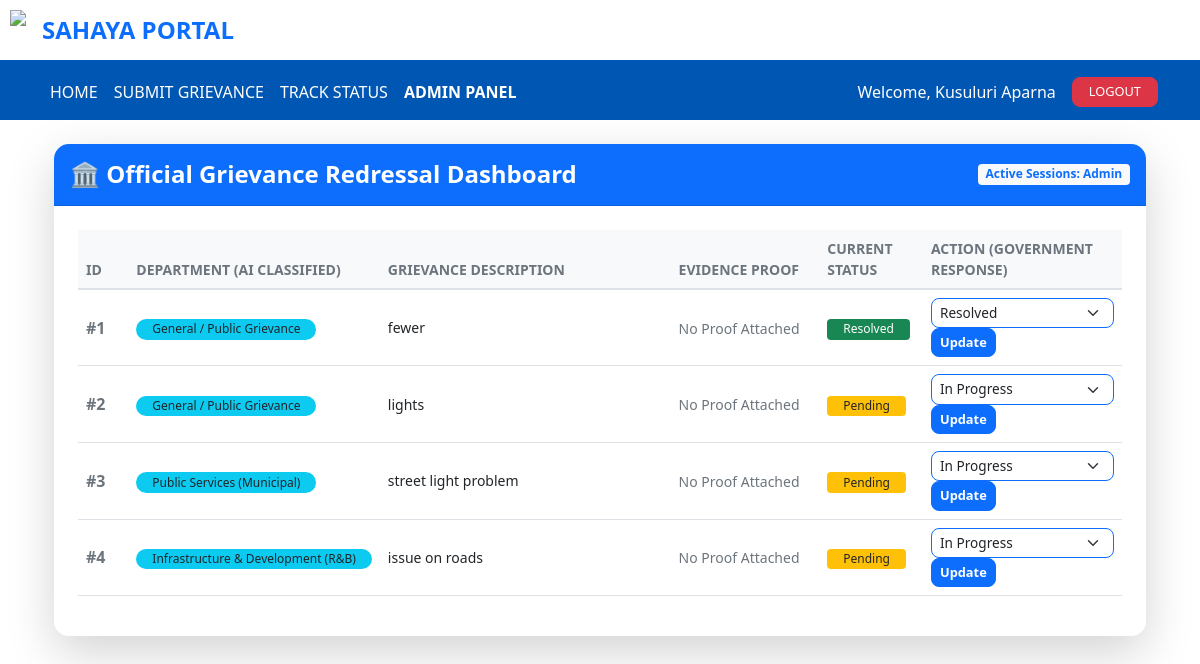
The app's page /admin_dashboard (signed in) with its own data.
### models.py (models this page shows)
class User(db.Model, UserMixin):
    id = db.Column(db.Integer, primary_key=True)
    name = db.Column(db.String(100))
    phone = db.Column(db.String(15), unique=True)
    email = db.Column(db.String(100), unique=True)
    password = db.Column(db.String(200))
    is_admin = db.Column(db.Boolean, default=False)

class Complaint(db.Model):
    complaint_id = db.Column(db.Integer, primary_key=True)
    user_id = db.Column(db.Integer, db.ForeignKey('user.id'))
    category = db.Column(db.String(100))
    description = db.Column(db.Text)
    address = db.Column(db.Text)
    status = db.Column(db.String(20), default='Pending')
    proof_image = db.Column(db.String(200))

### app.py (the view)
@app.route('/admin_dashboard')
@login_required
def admin_dashboard():
    if not current_user.is_admin: return redirect(url_for('home'))
    complaints = Complaint.query.all()
    return render_template('admin_dashboard.html', complaints=complaints)

### app.py (called while the page is built)
@login_manager.user_loader
def load_user(user_id):
    return User.query.get(int(user_id))

### templates/admin_dashboard.html (shortened to what this page needs)
{% extends "base.html" %}
{% block content %}
<div class="container-fluid mt-4">
    <div class="card shadow-lg border-0" style="border-radius: 15px; overflow: hidden;">
        <div class="card-header bg-primary text-white p-3 d-flex justify-content-between align-items-center">
            <h4 class="mb-0 fw-bold">🏛️ Official Grievance Redressal Dashboard</h4>
            <span class="badge bg-light text-primary fw-bold">Active Sessions: Admin</span>
        </div>
        <div class="card-body bg-white p-4">
            <div class="table-responsive">
                <table class="table table-hover align-middle">
                    <thead class="table-light text-secondary text-uppercase small fw-bold">
                        <tr>
                            <th style="width: 5%;">ID</th>
                            <th style="width: 20%;">Department (AI Classified)</th>
                            <th style="width: 30%;">Grievance Description</th>
                            <th style="width: 15%;">Evidence Proof</th>
                            <th style="width: 10%;">Current Status</th>
                            <th style="width: 20%;">Action (Government Response)</th>
                        </tr>
                    </thead>
                    <tbody>
                        {% for complaint in complaints %}
                        <tr>
                            <td class="fw-bold text-muted">#{{ complaint.complaint_id }}</td>
                            <td>
                                <span class="badge rounded-pill bg-info text-dark px-3">{{ complaint.category }}</span>
                            </td>
                            <td class="small">{{ complaint.description }}</td>
                            <td>
                                {% if complaint.proof_image %}
                                <a href="{{ url_for('static', filename='uploads/' + complaint.proof_image) }}" target="_blank" class="btn btn-sm btn-outline-primary">
                                    🖼️ View Proof
                                </a>
                                {% else %}
                                <span class="text-muted italic small">No Proof Attached</span>
                                {% endif %}
                            </td>
                            <td>
                                {% if complaint.status == 'Pending' %}
                                <span class="badge bg-warning text-dark px-3">{{ complaint.status }}</span>
                                {% elif complaint.status == 'Resolved' %}
                                <span class="badge bg-success px-3">{{ complaint.status }}</span>
                                {% else %}
                                <span class="badge bg-secondary px-3">{{ complaint.status }}</span>
                                {% endif %}
                            </td>
                            <td>
                             <form action="{{ url_for('update_status', complaint_id=complaint.complaint_id) }}" method="POST">
                                    <select name="new_status" class="form-select form-select-sm border-primary">
                                        <option value="In Progress" {% if complaint.status == 'In Progress' %}selected{% endif %}>In Progress</option>
                                        <option value="Resolved" {% if complaint.status == 'Resolved' %}selected{% endif %}>Resolved</option>
                                    </select>
                                    <button type="submit" class="btn btn-primary btn-sm fw-bold">Update</button>
                                </form>
                            </td>
                        </tr>
                        {% endfor %}
                    </tbody>
                </table>
            </div>
        </div>
    </div>
</div>
{% endblock %}

### templates/base.html (shortened to what this page needs)
<!DOCTYPE html>
<html lang="en">
<head>
    <link href="https://cdn.jsdelivr.net/npm/bootstrap@5.1.3/dist/css/bootstrap.min.css" rel="stylesheet">
</head>
<body>
    <div class="gov-header container-fluid d-flex justify-content-between align-items-center">
        <div class="d-flex align-items-center">
            <img src="https://upload.wikimedia.org/wikipedia/commons/5/55/Emblem_of_India.svg" height="40">
            <h4 class="ms-3 mb-0 text-primary fw-bold">SAHAYA PORTAL</h4>
        </div>
    </div>
    <nav class="navbar navbar-expand-lg navbar-dark sticky-top">
        <div class="container">
            <div class="navbar-nav">
                <a class="nav-link" href="{{ url_for('home') }}">HOME</a>
                {% if current_user.is_authenticated %}
                    <a class="nav-link" href="{{ url_for('submit_complaint') }}">SUBMIT GRIEVANCE</a>
                    <a class="nav-link" href="{{ url_for('track_complaint') }}">TRACK STATUS</a>
                    {% if current_user.is_admin %}
                        <a class="nav-link text-warning fw-bold" href="{{ url_for('admin_dashboard') }}">ADMIN PANEL</a>
                    {% endif %}
                {% endif %}
            </div>
            <div class="navbar-nav ms-auto align-items-center">
                {% if current_user.is_authenticated %}
                    <span class="text-white me-3">Welcome, {{ current_user.name }}</span>
                    <a class="btn btn-danger btn-sm px-3" href="{{ url_for('logout') }}">LOGOUT</a>
                {% else %}
                    <a class="btn btn-warning btn-sm fw-bold px-4" href="{{ url_for('login') }}">SIGN IN</a>
                {% endif %}
            </div>
        </div>
    </nav>
    <main class="container mt-4">{% block content %}{% endblock %}</main>
</body>
</html>

### templates/base.html (style rules this page uses)
body { top: 0 !important; }
.gov-header { background: white; border-bottom: 4px solid #0056b3; padding: 10px; }
.navbar { background-color: #0056b3 !important; }
.navbar .nav-link { color: white !important; font-weight: 500; }

### templates/admin_dashboard.html (style rules this page uses)
.table thead th { border-bottom: 2px solid #dee2e6; }
.btn-sm { font-size: 0.8rem; border-radius: 8px; }
.form-select-sm { font-size: 0.85rem; border-radius: 8px; }
.badge { font-weight: 500; }

### records on screen
User: name "Kusuluri Aparna"
Complaint: complaint_id "1", category "General / Public Grievance", description "fewer", shows "No Proof Attached", status "Resolved", new_status "Resolved"
Complaint: complaint_id "2", category "General / Public Grievance", description "lights", shows "No Proof Attached", status "Pending"
Complaint: complaint_id "3", category "Public Services (Municipal)", description "street light problem", shows "No Proof Attached", status "Pending"
Complaint: complaint_id "4", category "Infrastructure & Development (R&B)", description "issue on roads", shows "No Proof Attached", status "Pending"
